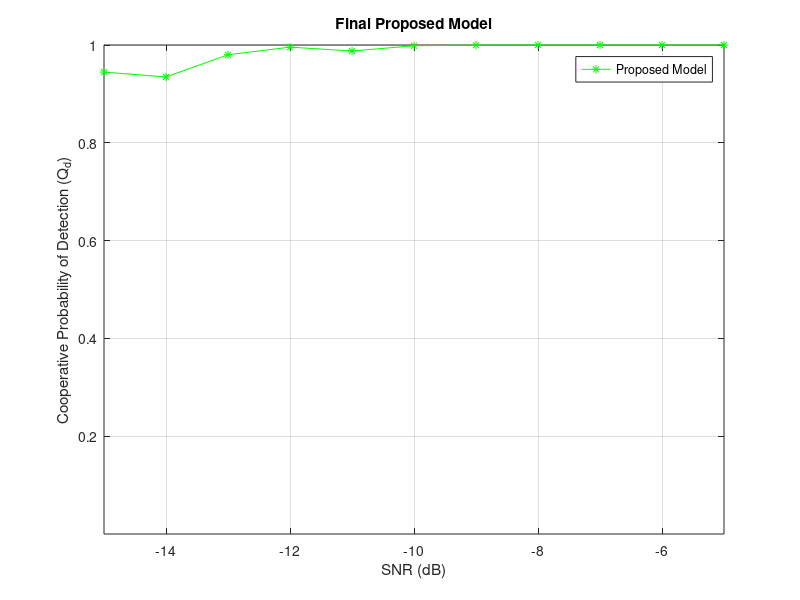
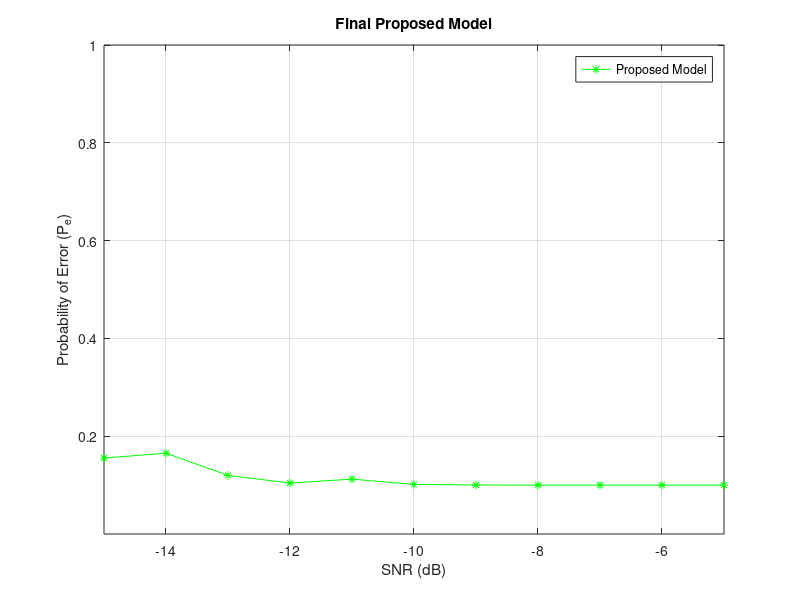

The MATLAB script that drew these images, in order:
%Final Proposed Model for research Paper
clc
clear all
close all

format long

N = 200;  
%snr_dB =-8; %dB
%snr = 10.^(snr_dB./10);
Pf = 0.01:0.01:1;
uc = 0.1;
%% QAM Signal

m = 64;                                                % 64-QAM
k = log2(m);                                           % Number of bits per symbol
AmI = 0.53945;                                         % amplitude level corresponding to phi1
AmQ = 0.53945;                                         % amplitude level corresponding to phi2
L=1500;
data = round(rand(1,L));                               % Data sequence
uni2bip=2*data-1;                                      % Convert unipolar to bipolar
T=1;                                                   % Bit duration
Eb=T/2;                                                % This will result in unit amplitude waveforms
Ep = sqrt(Eb * (2^k - 1) * 1.5);                       % Peak energy value
fc=3/T;                                                % Carrier frequency
t=linspace(0,5,1500);                                  % discrete time sequence between 0 and 5*T (15000 samples)
K=length(t);                                           % Number of samples
Nsb=K/length(data);                                    % Number of samples per bit
dd=repmat(data',1,Nsb);                                % replicate each bit Nsb times
bb=repmat(uni2bip',1,Nsb); dw=dd';                     % Transpose the rows and columns
dw=dw(:)'; 

%------ Convert dw to a column vector (colum by column) and convert to a row vector
bw=bb';
bw=bw(:)';                                             % Data sequence samples
w=sqrt(Ep/2)*AmI*cos(2*pi*fc*t + pi/4) + sqrt(Ep/2)*AmQ*sin(2*pi*fc*t + pi/4);                        % carrier waveform
bpsk_w=bw.*w;                                          % modulated waveform


 %% Probabilty of double threshold
u=1000; 
Pfa = 0.1;
snr_dB =-15:1:-5; %dB
snr = 10.^(snr_dB./10);
for m=1:5
 for i =1:length(snr)
              Dcv=0;
              Dps0=0;
              Dps1 = 1;
              K = 0;
              W=5-K;
              FC_E=0;
          for j = 1:1000

%      lambda(i)=gammaincinv(1-Pf(i),u)*2; %theshold
%      Pdth(i)=marcumq(sqrt(2*snr),sqrt(lambda(i)),u);

        %-----AWGN noise with mean 0 and variance -----%
         Noise = randn(1,N); 
         vn=var(Noise);
         %-----Real valued Gaussian Primary User Signal------% 

         Signal = sqrt(snr(i)).*bpsk_w(1:200);
         vs=var(Signal);

         Recv_Sig = Signal + Noise; % Received signal at SU 1

         Energy = abs(Recv_Sig).^2; % Energy of received signal over N samples

         %------- Threshold-----------

         Threshold_0(i) = N*vn + qfuncinv(Pfa)*sqrt(2*N*vn^2);
         Threshold_1(i) = (1-uc)*Threshold_0(i);
         Threshold_2(i) = (1+uc)*Threshold_0(i);


         %-----Computation of Test statistic for energy detection-----%
         X(m) =sum(Energy);

         %% ------------------Conventional---------------------
           if X(m) >= Threshold_0(i)
               Dcv = Dcv +1;
           end

        %% Proposed scheme

            if X(m) <= Threshold_1(i)
               FC(m) = 0;
               Dps0 = Dps0 +1 ;
               K=K+1;
               Lf(K)=FC(m);
           elseif  X(m) >= Threshold_2(i) 
              FC(m) = 1;
              Dps1 = Dps1 + 1;
              K=K+1;
              Lf(K)=FC(m);
           else
               FC(m) = X(m);
               FC_E=FC_E+FC(m);
               if W~=0
    X_avg = FC_E/W;
    if (X_avg < Threshold_0(i))
        Lf(K+1) = 0;
    else
        Lf(K+1) = 1;
    end
               end
            end
        end      
     Pdcv(m,i) = Dcv/j;
     Pdps(m,i) = Dps1/j;
     Pfps(m,i) = Dps0/j;
     Pdps(K+1,i) = qfunc((Threshold_0(i) -N*(vn+vs))./(sqrt(2*N*(vn+vs)^2)));
  end

end


for i=1:length(snr)
     PdcvOR(i)=1-prod(1-Pdcv(:,i));
     PdpsOR(i)=1-prod(1-Pdps(:,i));
 end

plot(snr_dB,1-(1-PdpsOR).^3,'g-*');
grid on
axis([-15.001,-5,0.0001,1]);
xlabel('SNR (dB)');
ylabel('Cooperative Probability of Detection (Q_d)');
legend('Proposed Model');
title('Final Proposed Model')
figure
for i=1:length(snr_dB)
    Pecv(i)=Pfa+1-(1-(1-PdcvOR(i)).^3);
    Peps(i)=Pfa+1-(1-(1-PdpsOR(i)).^3);
end
plot(snr_dB,Peps,'g-*');
grid on
xlabel('SNR (dB)');
axis([-15,-5,0.0001,1])
ylabel('Probability of Error (P_e)');
legend('Proposed Model');
title('Final Proposed Model')